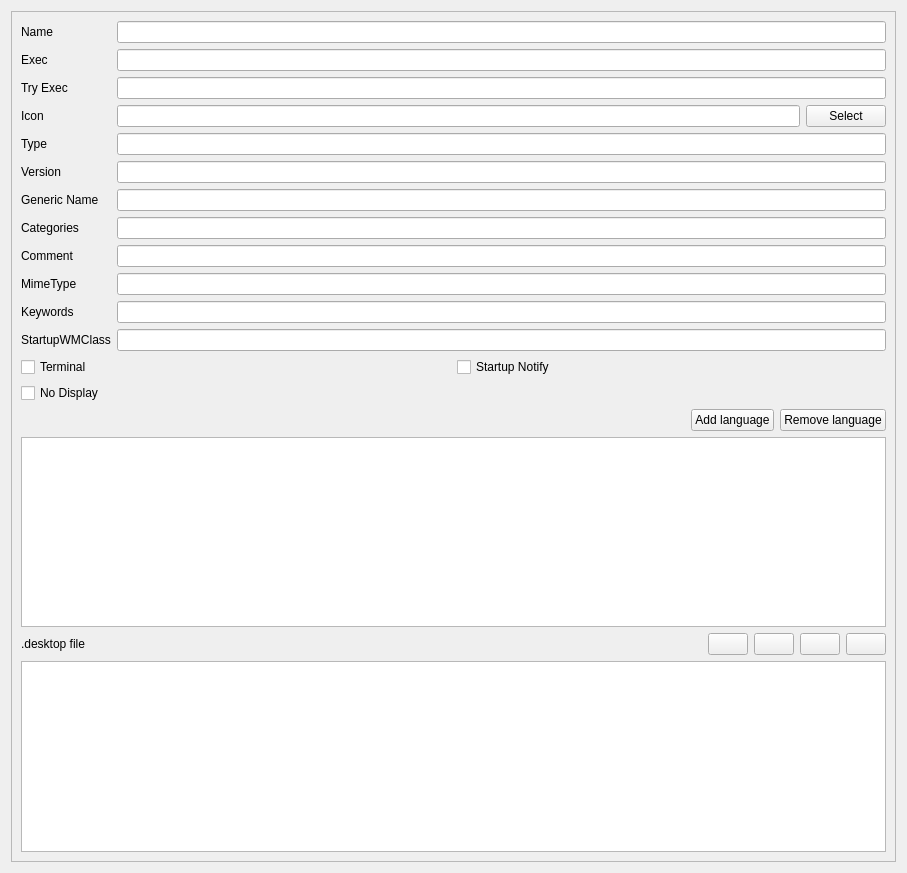
<?xml version="1.0" encoding="UTF-8"?>
<ui version="4.0">
 <class>DesktopCreatorWidget</class>
 <widget class="QWidget" name="DesktopCreatorWidget">
  <property name="geometry">
   <rect>
    <x>0</x>
    <y>0</y>
    <width>907</width>
    <height>873</height>
   </rect>
  </property>
  <property name="windowTitle">
   <string>Form</string>
  </property>
  <property name="locale">
   <locale language="English" country="UnitedStates"/>
  </property>
  <layout class="QVBoxLayout" name="verticalLayout">
   <item>
    <widget class="QScrollArea" name="scrollArea">
     <property name="widgetResizable">
      <bool>true</bool>
     </property>
     <widget class="QWidget" name="scrollAreaWidgetContents">
      <property name="geometry">
       <rect>
        <x>0</x>
        <y>0</y>
        <width>887</width>
        <height>853</height>
       </rect>
      </property>
      <layout class="QVBoxLayout" name="verticalLayout_2" stretch="0,0,0,0,0,0">
       <item>
        <layout class="QFormLayout" name="formLayout">
         <item row="0" column="0">
          <widget class="QLabel" name="label">
           <property name="text">
            <string>Name</string>
           </property>
          </widget>
         </item>
         <item row="0" column="1">
          <widget class="QLineEdit" name="name"/>
         </item>
         <item row="1" column="0">
          <widget class="QLabel" name="label_2">
           <property name="text">
            <string>Exec</string>
           </property>
          </widget>
         </item>
         <item row="1" column="1">
          <widget class="QLineEdit" name="exec"/>
         </item>
         <item row="3" column="0">
          <widget class="QLabel" name="label_3">
           <property name="text">
            <string>Icon</string>
           </property>
          </widget>
         </item>
         <item row="3" column="1">
          <layout class="QHBoxLayout" name="horizontalLayout">
           <item>
            <widget class="QLineEdit" name="icon"/>
           </item>
           <item>
            <widget class="QPushButton" name="selectIconButton">
             <property name="text">
              <string>Select</string>
             </property>
            </widget>
           </item>
          </layout>
         </item>
         <item row="4" column="0">
          <widget class="QLabel" name="label_9">
           <property name="text">
            <string>Type</string>
           </property>
          </widget>
         </item>
         <item row="4" column="1">
          <widget class="QLineEdit" name="type"/>
         </item>
         <item row="5" column="0">
          <widget class="QLabel" name="label_11">
           <property name="text">
            <string>Version</string>
           </property>
          </widget>
         </item>
         <item row="5" column="1">
          <widget class="QLineEdit" name="version"/>
         </item>
         <item row="6" column="0">
          <widget class="QLabel" name="label_4">
           <property name="text">
            <string>Generic Name</string>
           </property>
          </widget>
         </item>
         <item row="6" column="1">
          <widget class="QLineEdit" name="genericName"/>
         </item>
         <item row="7" column="0">
          <widget class="QLabel" name="label_5">
           <property name="text">
            <string>Categories</string>
           </property>
          </widget>
         </item>
         <item row="7" column="1">
          <widget class="QLineEdit" name="categories"/>
         </item>
         <item row="8" column="0">
          <widget class="QLabel" name="label_6">
           <property name="text">
            <string>Comment</string>
           </property>
          </widget>
         </item>
         <item row="8" column="1">
          <widget class="QLineEdit" name="comment"/>
         </item>
         <item row="9" column="0">
          <widget class="QLabel" name="label_7">
           <property name="text">
            <string>MimeType</string>
           </property>
          </widget>
         </item>
         <item row="9" column="1">
          <widget class="QLineEdit" name="mimeTypes"/>
         </item>
         <item row="10" column="0">
          <widget class="QLabel" name="label_8">
           <property name="text">
            <string>Keywords</string>
           </property>
          </widget>
         </item>
         <item row="10" column="1">
          <widget class="QLineEdit" name="keywords"/>
         </item>
         <item row="11" column="0">
          <widget class="QLabel" name="label_10">
           <property name="text">
            <string>StartupWMClass</string>
           </property>
          </widget>
         </item>
         <item row="11" column="1">
          <widget class="QLineEdit" name="startupWMClass"/>
         </item>
         <item row="2" column="0">
          <widget class="QLabel" name="label_13">
           <property name="text">
            <string>Try Exec</string>
           </property>
          </widget>
         </item>
         <item row="2" column="1">
          <widget class="QLineEdit" name="tryexec"/>
         </item>
        </layout>
       </item>
       <item>
        <layout class="QGridLayout" name="gridLayout">
         <item row="0" column="1">
          <widget class="QCheckBox" name="startupNotify">
           <property name="text">
            <string>Startup Notify</string>
           </property>
          </widget>
         </item>
         <item row="0" column="0">
          <widget class="QCheckBox" name="terminal">
           <property name="text">
            <string>Terminal</string>
           </property>
          </widget>
         </item>
         <item row="1" column="0">
          <widget class="QCheckBox" name="noDisplay">
           <property name="text">
            <string>No Display</string>
           </property>
          </widget>
         </item>
        </layout>
       </item>
       <item>
        <layout class="QHBoxLayout" name="horizontalLayout_3">
         <item>
          <spacer name="horizontalSpacer_2">
           <property name="orientation">
            <enum>Qt::Orientation::Horizontal</enum>
           </property>
           <property name="sizeHint" stdset="0">
            <size>
             <width>40</width>
             <height>20</height>
            </size>
           </property>
          </spacer>
         </item>
         <item>
          <widget class="QPushButton" name="addLanguageButton">
           <property name="toolTip">
            <string/>
           </property>
           <property name="text">
            <string>Add language</string>
           </property>
           <property name="icon">
            <iconset theme="QIcon::ThemeIcon::ContactNew"/>
           </property>
          </widget>
         </item>
         <item>
          <widget class="QPushButton" name="removeLanguageButton">
           <property name="text">
            <string>Remove language</string>
           </property>
           <property name="icon">
            <iconset theme="QIcon::ThemeIcon::EditDelete"/>
           </property>
          </widget>
         </item>
        </layout>
       </item>
       <item>
        <widget class="QListWidget" name="languagesListWidget"/>
       </item>
       <item>
        <layout class="QHBoxLayout" name="horizontalLayout_2">
         <item>
          <widget class="QLabel" name="label_12">
           <property name="text">
            <string>.desktop file</string>
           </property>
          </widget>
         </item>
         <item>
          <spacer name="horizontalSpacer">
           <property name="orientation">
            <enum>Qt::Orientation::Horizontal</enum>
           </property>
           <property name="sizeHint" stdset="0">
            <size>
             <width>40</width>
             <height>20</height>
            </size>
           </property>
          </spacer>
         </item>
         <item>
          <widget class="QPushButton" name="openButton">
           <property name="toolTip">
            <string>Open</string>
           </property>
           <property name="text">
            <string/>
           </property>
           <property name="icon">
            <iconset theme="QIcon::ThemeIcon::DocumentOpen"/>
           </property>
          </widget>
         </item>
         <item>
          <widget class="QPushButton" name="saveButton">
           <property name="toolTip">
            <string>Save</string>
           </property>
           <property name="text">
            <string/>
           </property>
           <property name="icon">
            <iconset theme="QIcon::ThemeIcon::DocumentSaveAs"/>
           </property>
          </widget>
         </item>
         <item>
          <widget class="QPushButton" name="copyButton">
           <property name="toolTip">
            <string>Copy</string>
           </property>
           <property name="text">
            <string/>
           </property>
           <property name="icon">
            <iconset theme="QIcon::ThemeIcon::EditCopy"/>
           </property>
          </widget>
         </item>
         <item>
          <widget class="QPushButton" name="clearButton">
           <property name="toolTip">
            <string>Clear</string>
           </property>
           <property name="text">
            <string/>
           </property>
           <property name="icon">
            <iconset theme="QIcon::ThemeIcon::EditClear"/>
           </property>
          </widget>
         </item>
        </layout>
       </item>
       <item>
        <widget class="QPlainTextEdit" name="output"/>
       </item>
      </layout>
     </widget>
    </widget>
   </item>
  </layout>
 </widget>
 <resources/>
 <connections/>
</ui>
